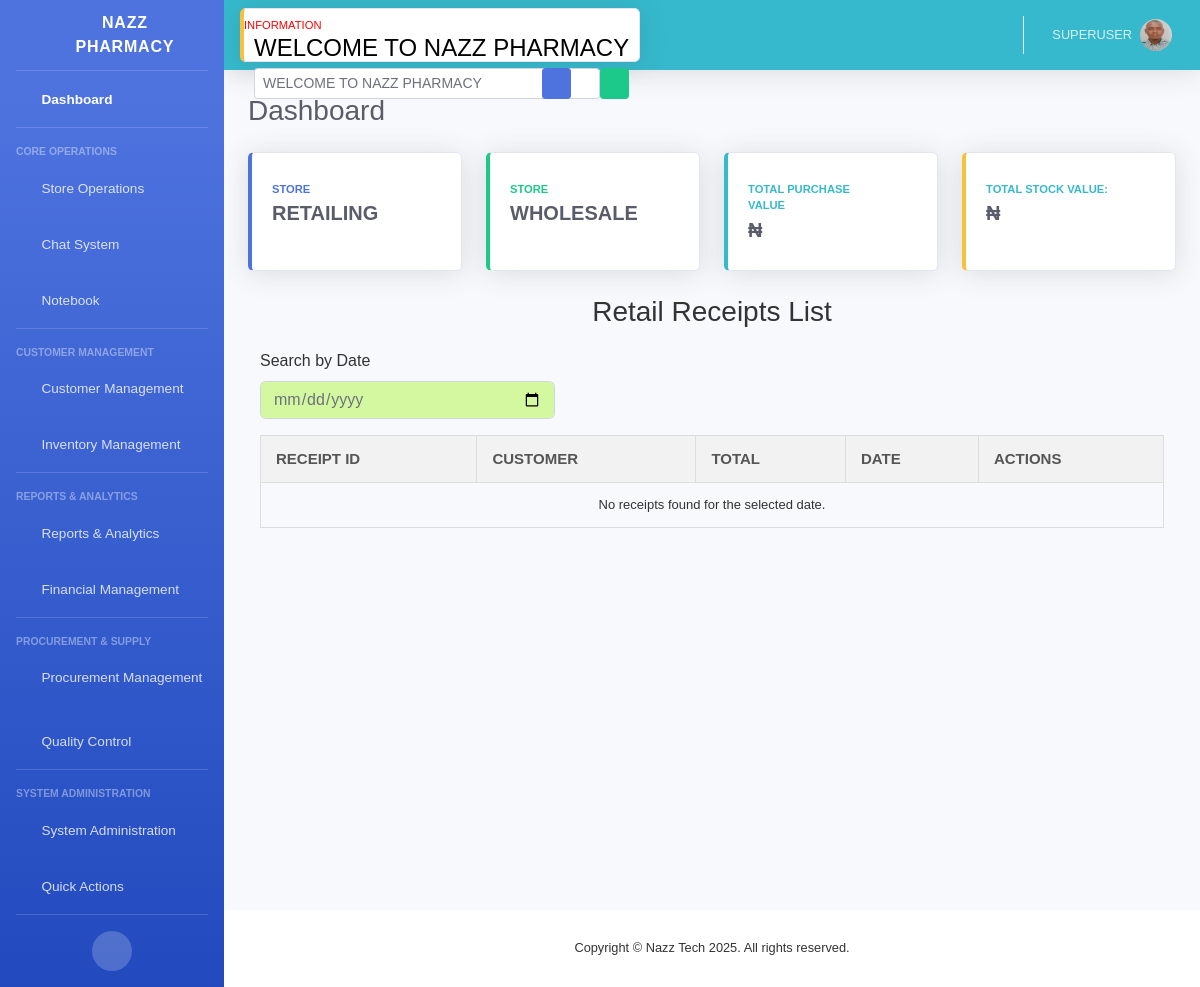
The app's page /receipt_list/ (signed in), older data.
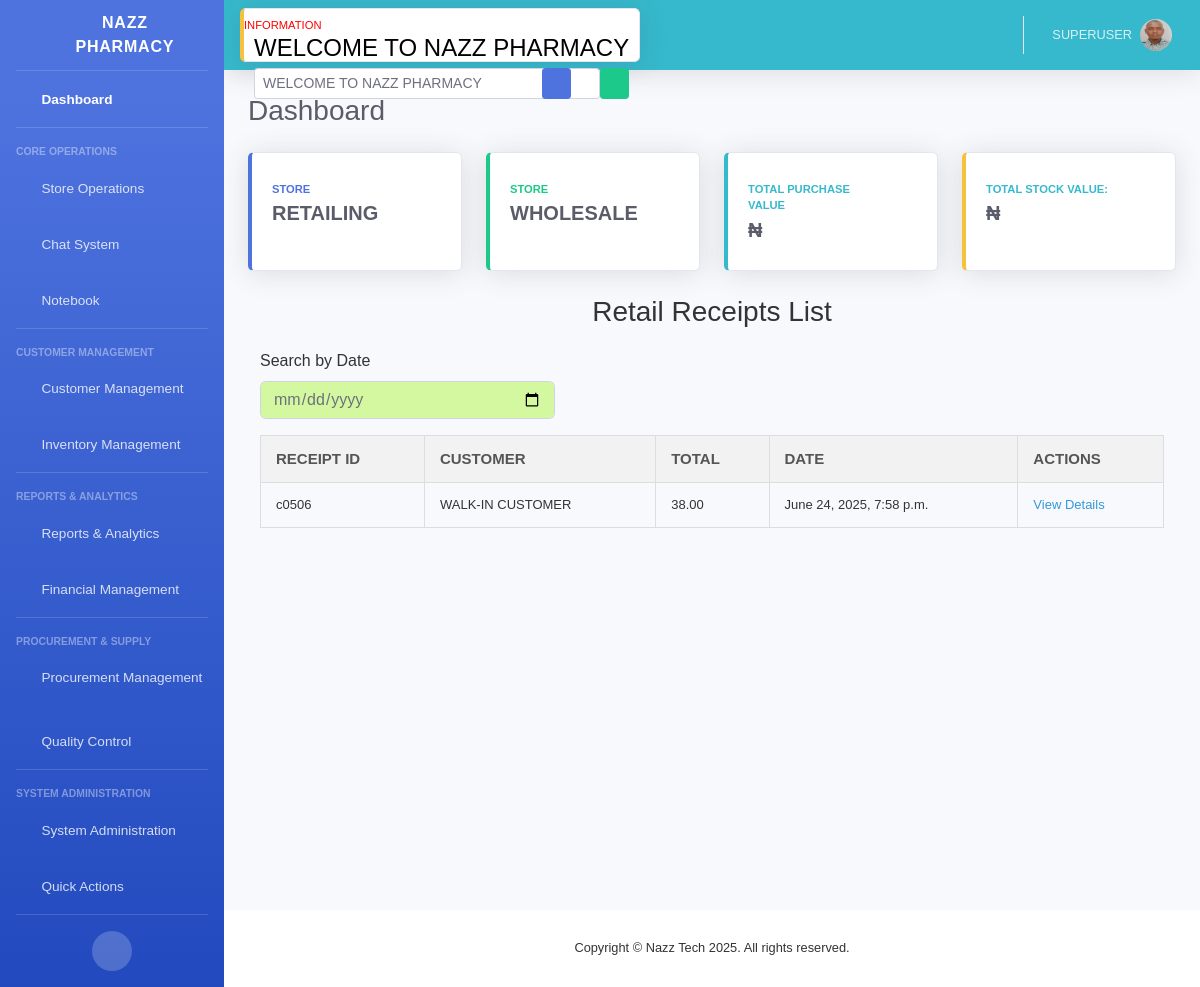
The same page, newer data.
### store/models.py (models this page shows, shortened)
class Receipt(models.Model):
    customer = models.ForeignKey(Customer, on_delete=models.CASCADE, null=True, blank=True)
    sales = models.ForeignKey(Sales, on_delete=models.CASCADE, related_name='receipts', null=True, blank=True)
    buyer_name = models.CharField(max_length=255, blank=True, null=True)
    buyer_address = models.CharField(max_length=255, blank=True, null=True)
    total_amount = models.DecimalField(max_digits=10, decimal_places=2, default=Decimal('0.0'))
    date = models.DateTimeField(default=datetime.now)
    receipt_id = ShortUUIDField(unique=True, length=5, max_length=50, alphabet='1234567890')
    printed = models.BooleanField(default=False)
    payment_method = models.CharField(max_length=20, choices=[
        ('Cash', 'Cash'),
        ('Wallet', 'Wallet'),
        ('Transfer', 'Transfer'),
        ('Split', 'Split Payment'),
    ], default='Cash')
    status = models.CharField(max_length=20, choices=[
        ('Paid', 'Paid'),
        ('Partially Paid', 'Partially Paid'),
        ('Unpaid', 'Unpaid'),
    ], default='Paid')

### store/views.py (the view)
# urls.py: path('receipt_list/', views.receipt_list, name='receipt_list'),
def receipt_list(request):
    if request.user.is_authenticated:
        receipts = Receipt.objects.all().order_by('-date')  # Order by date, latest first
        return render(request, 'partials/receipt_list.html', {'receipts': receipts})
    else:
        return redirect('store:index')

### store/context_processors.py (called while the page is built)
def marquee_context(request):
    return {
        'marquee_text': cache.get('marquee_text', 'WELCOME TO NAZZ PHARMACY')
    }

### userauth/models.py (called while the page is built)
    def get_permissions(self):
        if not hasattr(self, 'profile') or not self.profile.user_type:
            return []
        role_permissions = set(USER_PERMISSIONS.get(self.profile.user_type, []))
        for custom_perm in self.custom_permissions.all():
            if custom_perm.granted:
                role_permissions.add(custom_perm.permission)
            else:
                role_permissions.discard(custom_perm.permission)
        return list(role_permissions)

    @classmethod
    def log_activity(cls, user, action, action_type='OTHER', target_model=None, target_id=None,
                    ip_address=None, user_agent=None):
        return cls.objects.create(
            user=user,
            action=action,
            action_type=action_type,
            target_model=target_model,
            target_id=target_id,
            ip_address=ip_address,
            user_agent=user_agent
        )

### userauth/permissions.py (called while the page is built)
def is_admin(user):
    return user.is_authenticated and hasattr(user, 'profile') and user.profile and user.profile.user_type == 'Admin'

### templates/partials/receipt_list.html (shortened to what this page needs)
{% extends "partials/base.html" %}
{% block content %}
<div class="col-12 table-responsive">
    <h2>Retail Receipts List</h2>
    <form method="get" action="" class="mb-3">
        <div class="form-row">
            <div class="col-md-4">
                <label for="date">Search by Date</label>
                <input type="date" name="date" id="date" class="form-control"
                    style="background-color: rgb(212, 248, 159);" hx-get="{% url 'store:search_receipts' %}"
                    hx-target="#sales-data" hx-trigger="change delay:300ms" value="{{ request.GET.date }}">
            </div>
        </div>
    </form>
    <div id="sales-data">
        <table>
            <thead>
                <tr>
                    <th>Receipt ID</th>
                    <th>Customer</th>
                    <th>Total</th>
                    <th>Date</th>
                    <th>Actions</th>
                </tr>
            </thead>
            <tbody>
                {% for receipt in receipts %}
                <tr>
                    <td>{{ receipt.receipt_id }}</td>
                    <td>
                        {% if receipt.customer %}
                        {{ receipt.customer.name|upper }}
                        {% elif receipt.buyer_name %}
                        {{ receipt.buyer_name }}
                        {% else %}
                        WALK-IN CUSTOMER
                        {% endif %}
                    </td>
                    <td>{{ receipt.total_amount }}</td>
                    <td>{{ receipt.date }}</td>
                    <td>
                        <a href="{% url 'store:receipt_detail' receipt.receipt_id %}">View Details</a>
                    </td>
                </tr>
                {% empty %}
                <tr>
                    <td colspan="5" style="text-align: center;">No receipts found for the selected date.</td>
                </tr>
                {% endfor %}
            </tbody>
        </table>
    </div>
</div>
{% endblock %}

Row changes from the older to the newer data that the page shows:
added Receipt: receipt_id "c0506", buyer_name "WALK-IN CUSTOMER", total_amount "38.00", date "June 24, 2025, 7:58 p.m."
Text that changed along with them:
text no longer shown: "No receipts found for the selected date."
